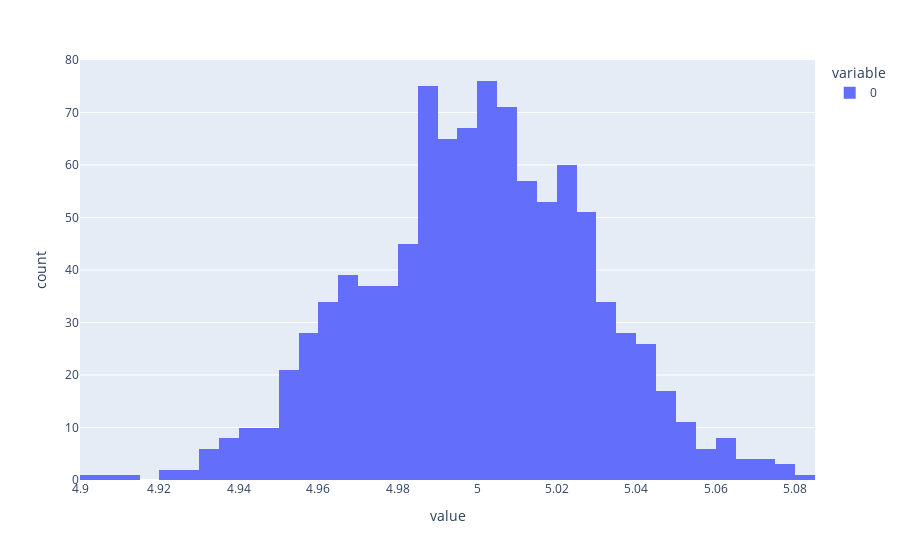

Notebook code for this chart:
### Code cell
px.histogram(mean_values)

### Figure 1 — Plotly figure (JSON) as saved in the notebook; plotly's stock layout.template omitted (floating-point values rounded to 4 significant figures; data arrays with more than 128 entries replaced by an {"elided": "..."} marker saying what was removed)
{"data": [{"alignmentgroup": "True", "bingroup": "x", "hovertemplate": "variable=0<br>value=%{x}<br>count=%{y}<extra></extra>", "legendgroup": "0", "marker": {"color": "#636efa", "pattern": {"shape": ""}}, "name": "0", "offsetgroup": "0", "orientation": "v", "showlegend": true, "type": "histogram", "x": {"elided": "999 float values"}, "xaxis": "x", "yaxis": "y"}], "layout": {"barmode": "relative", "legend": {"title": {"text": "variable"}, "tracegroupgap": 0}, "margin": {"t": 60}, "xaxis": {"anchor": "y", "domain": [0, 1], "title": {"text": "value"}}, "yaxis": {"anchor": "x", "domain": [0, 1], "title": {"text": "count"}}}}
